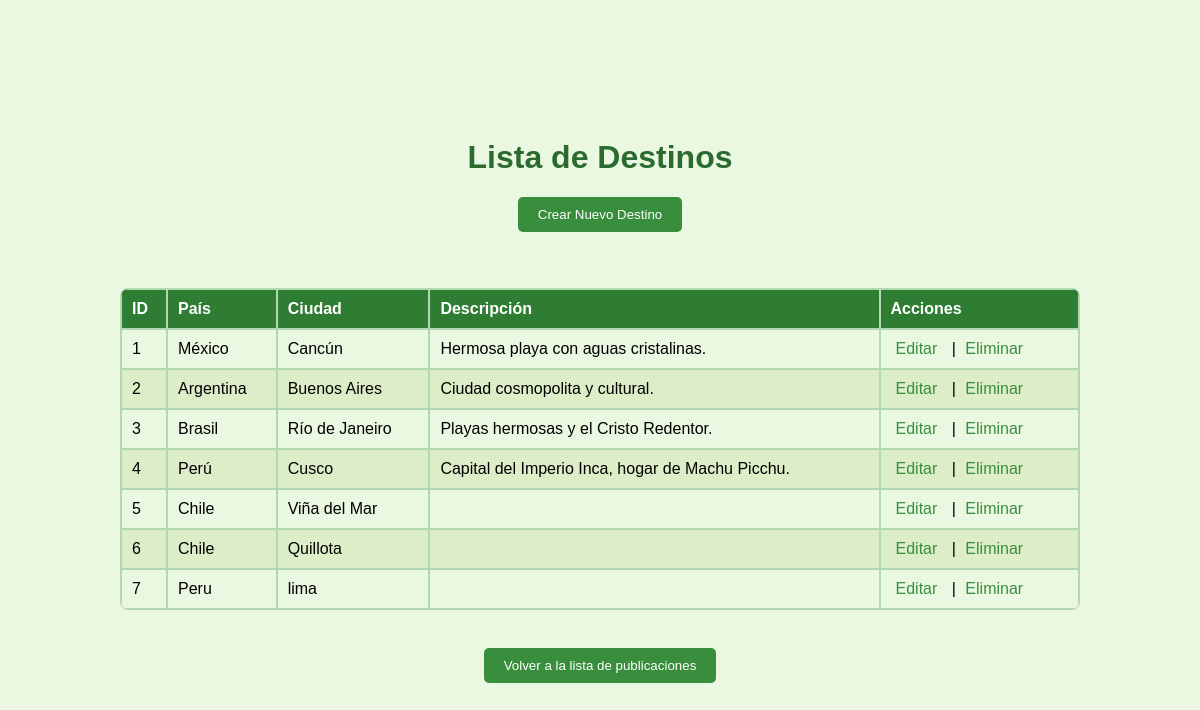
The page /destino/ (signed in) on the database its author committed.
### destino/models.py (models this page shows, shortened)
class Destino(models.Model):
    pais = models.CharField(max_length=100)
    ciudad = models.CharField(max_length=100)
    descripcion = models.TextField()

### destino/views.py (the view)
# urls.py: path('', views.destino_list, name='destino_list'),
@login_required
def destino_list(request):
    destinos = Destino.objects.all()
    return render(request, 'destino_list.html', {'destinos': destinos})

### destino/templates/destino_list.html (shortened to what this page needs)
{% load static %}
<!DOCTYPE html>
<html lang="es">
<head>
<link rel="stylesheet" href="{% static 'css/styles.css' %}">
</head>
<body>
    <h1>Lista de Destinos</h1>
    <a href="{% url 'destino_create' %}">
        <button id="btn" >Crear Nuevo Destino</button>
    </a>
    <br><br>
    {% if destinos %}
        <table border="1">
            <thead>
                <tr>
                    <th>ID</th>
                    <th>País</th>
                    <th>Ciudad</th>
                    <th>Descripción</th>
                    <th>Acciones</th>
                </tr>
            </thead>
            <tbody>
                {% for destino in destinos %}
                    <tr>
                        <td>{{ destino.id }}</td>
                        <td>{{ destino.pais }}</td>
                        <td>{{ destino.ciudad }}</td>
                        <td>{{ destino.descripcion }}</td>
                        <td>
                            <a href="{% url 'destino_edit' destino.id %}">Editar</a> |
                            <a href="{% url 'destino_delete' destino.id %}">Eliminar</a>
                        </td>
                    </tr>
                {% endfor %}
            </tbody>
        </table>
    {% else %}
        <p>No hay destinos disponibles.</p>
    {% endif %}
    <br>
    <a href="{% url 'publicacion_list' %}">
        <button id="btn" type="button">Volver a la lista de publicaciones</button>
    </a>
</body>
</html>

### destino/static/css/styles.css (style rules this page uses)
body { font-family: Arial, sans-serif; background-color: #eaf7e1; margin: 0; padding: 0; display: flex; justify-content: center; align-items: center; flex-direction: column; height: 100vh; text-align: center; }
h1 { color: #2c6b2f; }
table { width: 80%; max-width: 1000px; margin: 20px auto; border-collapse: separate; border-spacing: 0; border-radius: 8px; overflow: hidden; }
table, th, td { border: 1px solid #b2d8b2; }
th, td { padding: 10px; text-align: left; }
th { background-color: #2e7d32; color: white; }
tr:nth-child(even) { background-color: #dcedc8; }
button { background-color: #388e3c; color: white; padding: 10px 20px; border: none; border-radius: 5px; cursor: pointer; text-align: center; transition: background-color 0.3s, transform 0.2s; }
a { text-decoration: none; color: #388e3c; margin: 0 5px; }
td a { margin-right: 10px; }
#btn { display: flex; justify-content: flex-start; }

### rows shown on the page
Destino: id "1", pais "México", ciudad "Cancún", descripcion "Hermosa playa con aguas cristalinas."
Destino: id "2", pais "Argentina", ciudad "Buenos Aires", descripcion "Ciudad cosmopolita y cultural."
Destino: id "3", pais "Brasil", ciudad "Río de Janeiro", descripcion "Playas hermosas y el Cristo Redentor."
Destino: id "4", pais "Perú", ciudad "Cusco", descripcion "Capital del Imperio Inca, hogar de Machu Picchu."
Destino: id "5", pais "Chile", ciudad "Viña del Mar"
Destino: id "6", pais "Chile", ciudad "Quillota"
Destino: id "7", pais "Peru", ciudad "lima"
